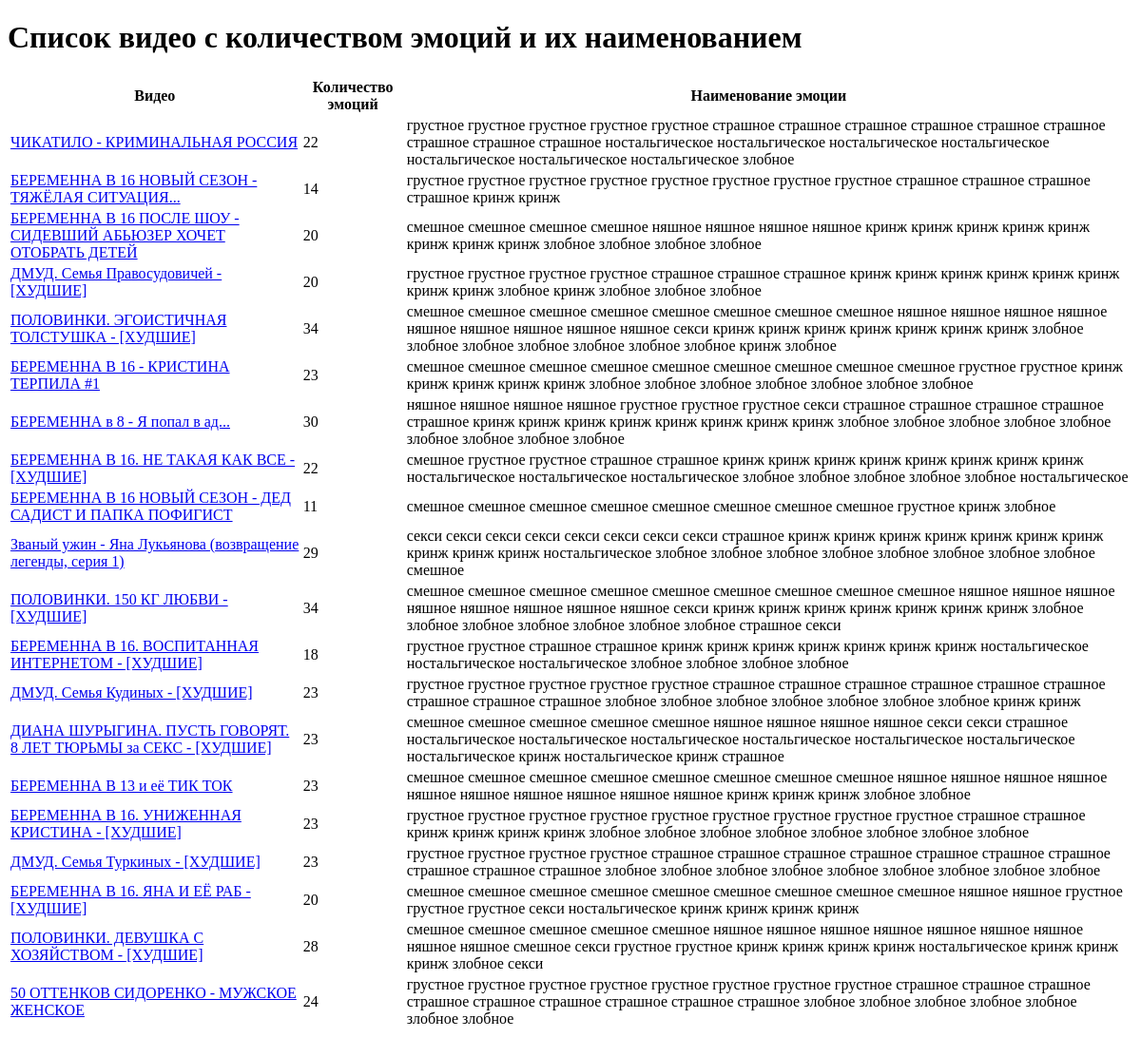
/video_list/ (signed in), run on an earlier commit of the app's database.
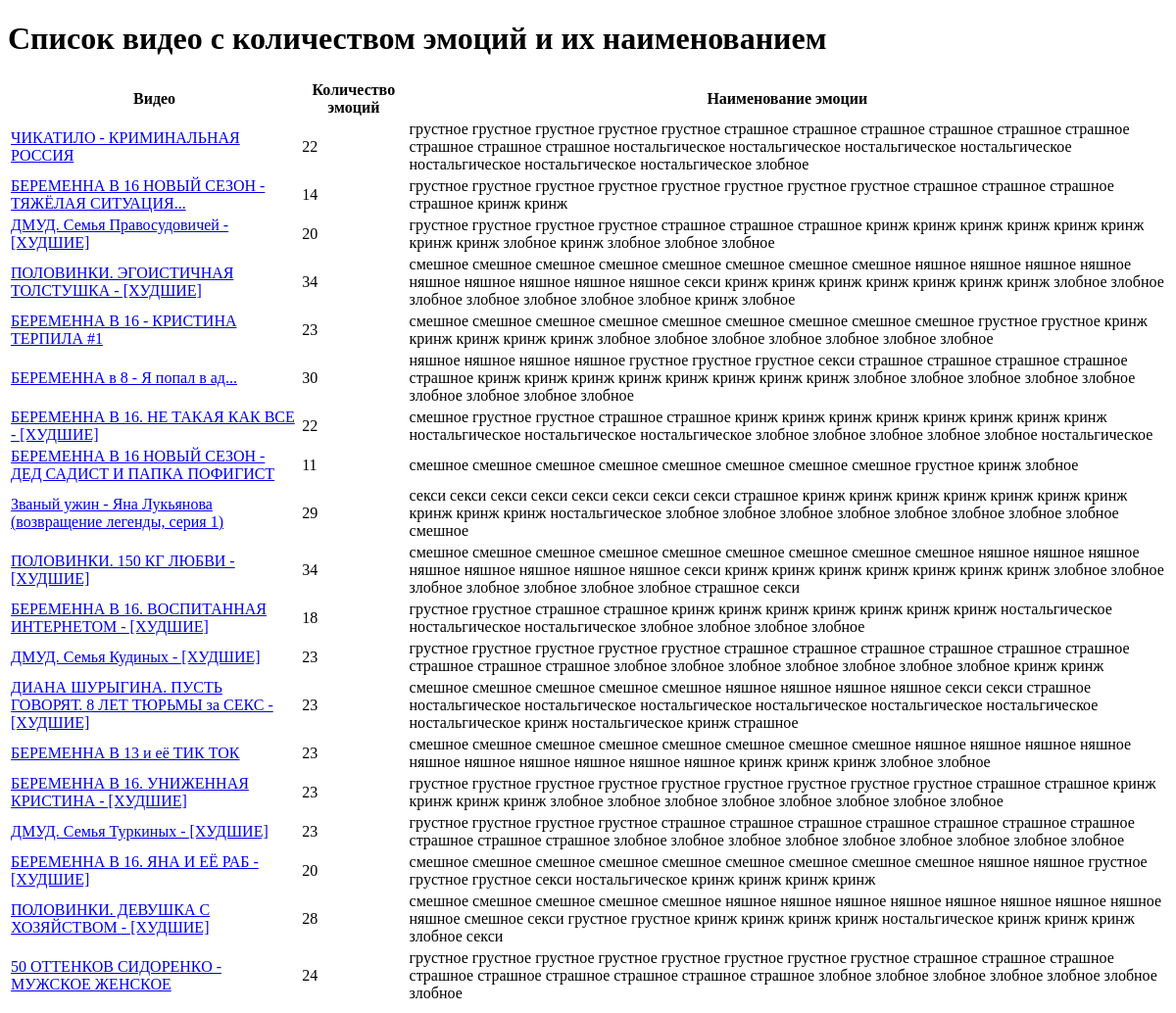
And on a later commit of the database.
### core/models.py (models this page shows, shortened)
class Content(models.Model):
    title = models.CharField(max_length=255)  # заголовок видео
    youtube_id = models.CharField(max_length=255, blank=True)  # ID видео на Youtube
    emotions = models.ManyToManyField('Emotion', through='ContentEmotion')  # связь многие ко многим
    emotion_funny = models.IntegerField(default=0)
    emotion_cute = models.IntegerField(default=0)
    emotion_sad = models.IntegerField(default=0)
    emotion_sexy = models.IntegerField(default=0)
    emotion_scary = models.IntegerField(default=0)
    emotion_awkward = models.IntegerField(default=0)
    emotion_nostalgic = models.IntegerField(default=0)
    emotion_angry = models.IntegerField(default=0)

class ContentEmotion(models.Model):
    video = models.ForeignKey(Content, on_delete=models.CASCADE)  # связь многие ко многим
    emotion = models.ForeignKey(Emotion, on_delete=models.CASCADE)  # связь многие ко многим
    creation_date = models.DateTimeField(auto_now_add=True)  # дата создания
    user = models.ForeignKey(User, on_delete=models.CASCADE)  # связь с пользователем

class Emotion(models.Model):
    codename = models.CharField(max_length=30, unique=True)  # Name in english to use in code - funny
    name = models.CharField(max_length=50, default="null")  # Name to use for UI - смешное
    emoji = models.CharField(max_length=50, blank=True)  # Emoji in text format - 🤣

### core/views.py (the view)
# urls.py: path('video_list/', views.video_list, name='video_list'),
@login_required
def video_list(request):
    videos = Content.objects.all()
    video_emotions = ContentEmotion.objects.filter(video__in=videos)
    videos = videos.annotate(emotion_count=Count('contentemotion'))
    return render(request, 'core/video_list.html', {'videos': videos, 'video_emotions': video_emotions})

### templates/core/video_list.html (shortened to what this page needs)
<!DOCTYPE html>
<html>
<head>
</head>
<body>
    <h1>Список видео с количеством эмоций и их наименованием</h1>
    <table>
        <thead>
            <tr>
                <th>Видео</th>
                <th>Количество эмоций</th>
                <th>Наименование эмоции</th>
            </tr>
        </thead>
        <tbody>
            {% for video in videos %}
            <tr>
                <td><a href="{% url 'video_details' video.id %}">{{ video.title }}</a></td>
                <td>{{ video.emotion_count }}</td>
                <td>
                    {% for emotion in video.contentemotion_set.all %}
                        {{ emotion.emotion.name }}
                    {% endfor %}
                </td>
            </tr>
            {% endfor %}
        </tbody>
    </table>
</body>
</html>

What changed in the data, as far as the page shows it:
removed Content: title "БЕРЕМЕННА В 16 ПОСЛЕ ШОУ - СИДЕВШИЙ АБЬЮЗЕР ХОЧЕТ ОТОБРАТЬ ДЕТЕЙ", emotion_count "20"
removed ContentEmotion: emotion.name "смешное", shown under "БЕРЕМЕННА В 16 ПОСЛЕ ШОУ - СИДЕВШИЙ АБЬЮЗЕР ХОЧЕТ ОТОБРАТЬ ДЕТЕЙ"
removed ContentEmotion: emotion.name "смешное", shown under "БЕРЕМЕННА В 16 ПОСЛЕ ШОУ - СИДЕВШИЙ АБЬЮЗЕР ХОЧЕТ ОТОБРАТЬ ДЕТЕЙ"
removed ContentEmotion: emotion.name "смешное", shown under "БЕРЕМЕННА В 16 ПОСЛЕ ШОУ - СИДЕВШИЙ АБЬЮЗЕР ХОЧЕТ ОТОБРАТЬ ДЕТЕЙ"
removed ContentEmotion: emotion.name "смешное", shown under "БЕРЕМЕННА В 16 ПОСЛЕ ШОУ - СИДЕВШИЙ АБЬЮЗЕР ХОЧЕТ ОТОБРАТЬ ДЕТЕЙ"
removed ContentEmotion: emotion.name "няшное", shown under "БЕРЕМЕННА В 16 ПОСЛЕ ШОУ - СИДЕВШИЙ АБЬЮЗЕР ХОЧЕТ ОТОБРАТЬ ДЕТЕЙ"
removed ContentEmotion: emotion.name "няшное", shown under "БЕРЕМЕННА В 16 ПОСЛЕ ШОУ - СИДЕВШИЙ АБЬЮЗЕР ХОЧЕТ ОТОБРАТЬ ДЕТЕЙ"
removed ContentEmotion: emotion.name "няшное", shown under "БЕРЕМЕННА В 16 ПОСЛЕ ШОУ - СИДЕВШИЙ АБЬЮЗЕР ХОЧЕТ ОТОБРАТЬ ДЕТЕЙ"
removed ContentEmotion: emotion.name "няшное", shown under "БЕРЕМЕННА В 16 ПОСЛЕ ШОУ - СИДЕВШИЙ АБЬЮЗЕР ХОЧЕТ ОТОБРАТЬ ДЕТЕЙ"
removed ContentEmotion: emotion.name "кринж", shown under "БЕРЕМЕННА В 16 ПОСЛЕ ШОУ - СИДЕВШИЙ АБЬЮЗЕР ХОЧЕТ ОТОБРАТЬ ДЕТЕЙ"
removed ContentEmotion: emotion.name "кринж", shown under "БЕРЕМЕННА В 16 ПОСЛЕ ШОУ - СИДЕВШИЙ АБЬЮЗЕР ХОЧЕТ ОТОБРАТЬ ДЕТЕЙ"
removed ContentEmotion: emotion.name "кринж", shown under "БЕРЕМЕННА В 16 ПОСЛЕ ШОУ - СИДЕВШИЙ АБЬЮЗЕР ХОЧЕТ ОТОБРАТЬ ДЕТЕЙ"
removed ContentEmotion: emotion.name "кринж", shown under "БЕРЕМЕННА В 16 ПОСЛЕ ШОУ - СИДЕВШИЙ АБЬЮЗЕР ХОЧЕТ ОТОБРАТЬ ДЕТЕЙ"
removed ContentEmotion: emotion.name "кринж", shown under "БЕРЕМЕННА В 16 ПОСЛЕ ШОУ - СИДЕВШИЙ АБЬЮЗЕР ХОЧЕТ ОТОБРАТЬ ДЕТЕЙ"
removed ContentEmotion: emotion.name "кринж", shown under "БЕРЕМЕННА В 16 ПОСЛЕ ШОУ - СИДЕВШИЙ АБЬЮЗЕР ХОЧЕТ ОТОБРАТЬ ДЕТЕЙ"
removed ContentEmotion: emotion.name "кринж", shown under "БЕРЕМЕННА В 16 ПОСЛЕ ШОУ - СИДЕВШИЙ АБЬЮЗЕР ХОЧЕТ ОТОБРАТЬ ДЕТЕЙ"
removed ContentEmotion: emotion.name "кринж", shown under "БЕРЕМЕННА В 16 ПОСЛЕ ШОУ - СИДЕВШИЙ АБЬЮЗЕР ХОЧЕТ ОТОБРАТЬ ДЕТЕЙ"
removed ContentEmotion: emotion.name "злобное", shown under "БЕРЕМЕННА В 16 ПОСЛЕ ШОУ - СИДЕВШИЙ АБЬЮЗЕР ХОЧЕТ ОТОБРАТЬ ДЕТЕЙ"
removed ContentEmotion: emotion.name "злобное", shown under "БЕРЕМЕННА В 16 ПОСЛЕ ШОУ - СИДЕВШИЙ АБЬЮЗЕР ХОЧЕТ ОТОБРАТЬ ДЕТЕЙ"
removed ContentEmotion: emotion.name "злобное", shown under "БЕРЕМЕННА В 16 ПОСЛЕ ШОУ - СИДЕВШИЙ АБЬЮЗЕР ХОЧЕТ ОТОБРАТЬ ДЕТЕЙ"
removed ContentEmotion: emotion.name "злобное", shown under "БЕРЕМЕННА В 16 ПОСЛЕ ШОУ - СИДЕВШИЙ АБЬЮЗЕР ХОЧЕТ ОТОБРАТЬ ДЕТЕЙ"
